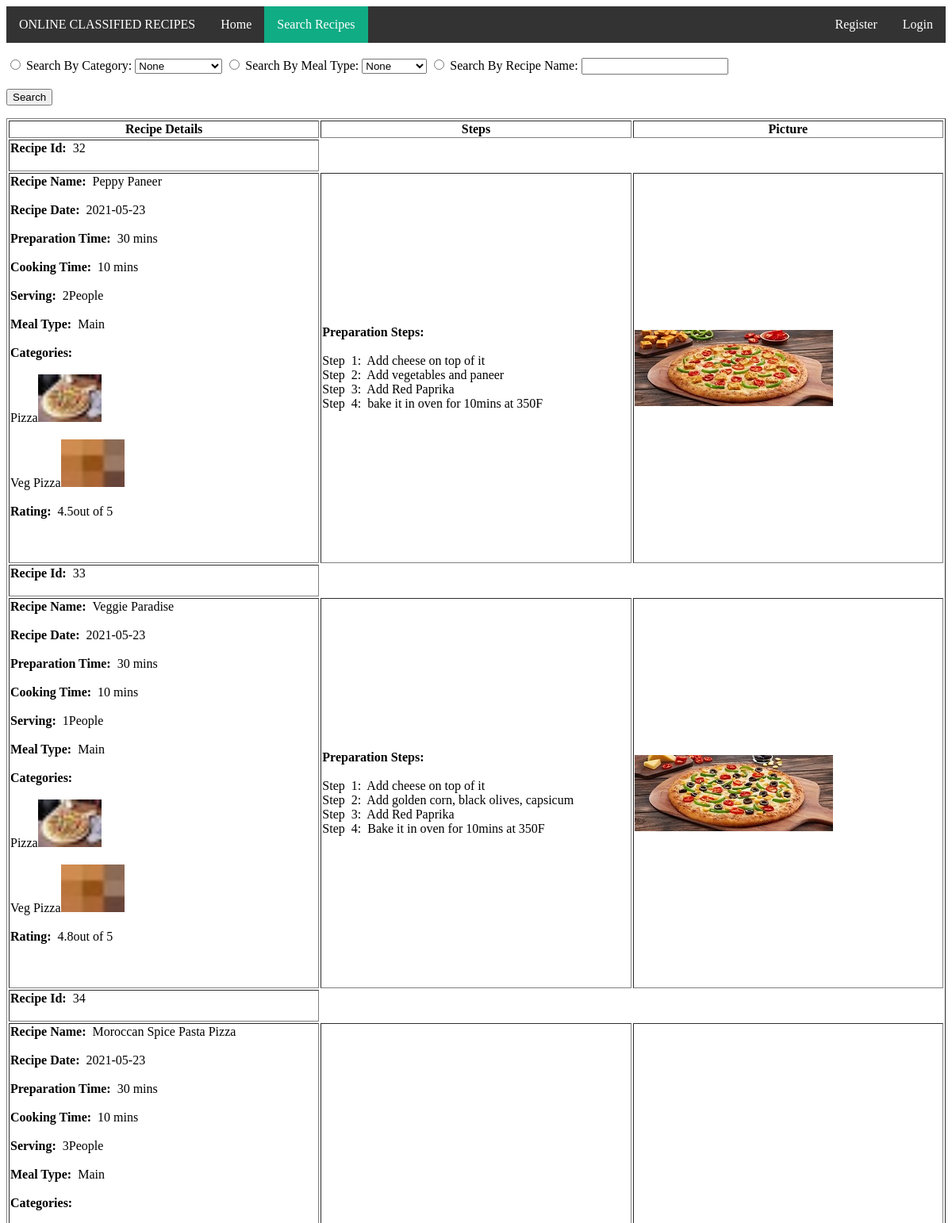
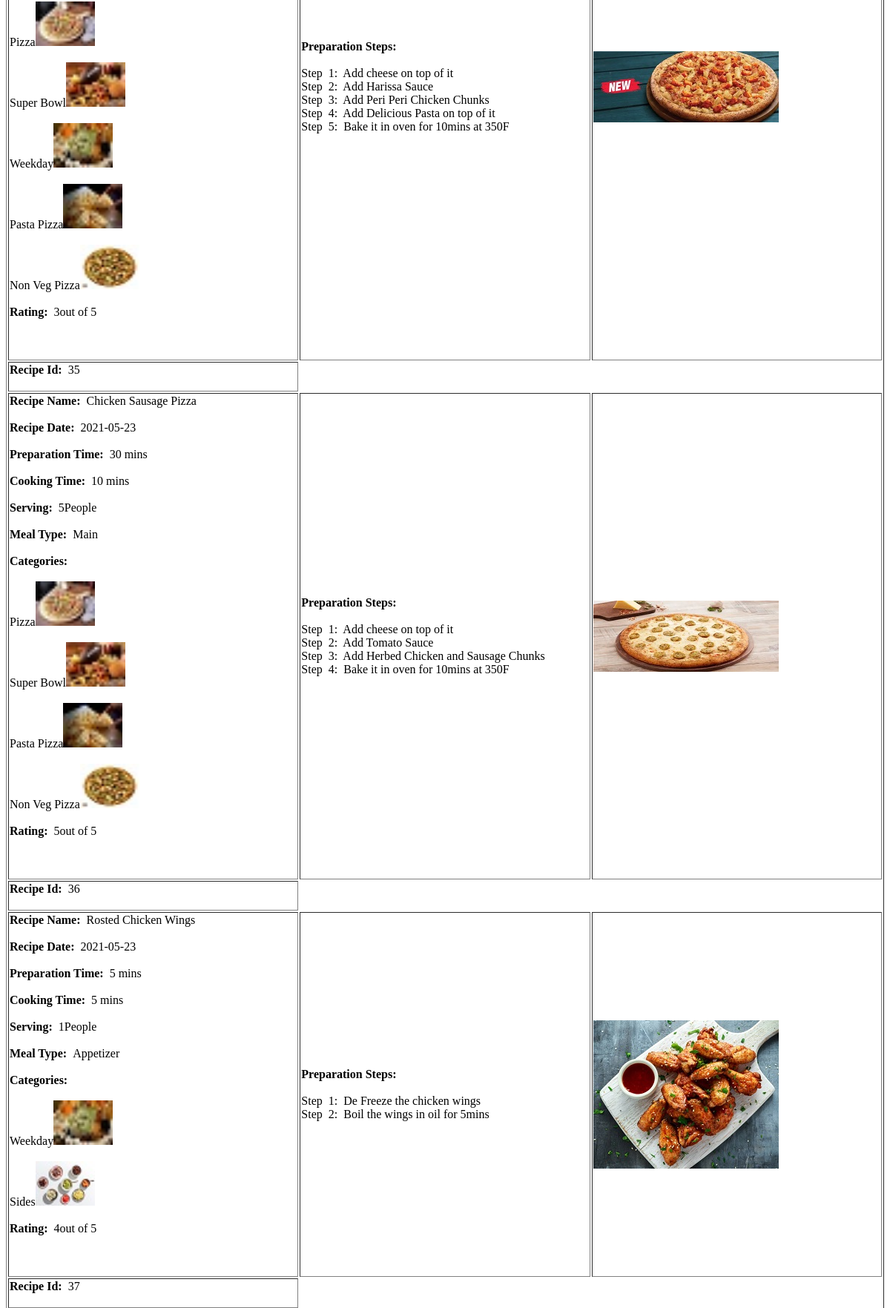
The page /homeRecipes.php (upper part) on the database its author committed (2 pictures, top to bottom).
### tables this page shows
CREATE TABLE `recipe` (
  `rid` int(11) NOT NULL,
  `uid` int(11) NOT NULL,
  `name` varchar(255) NOT NULL,
  `rdate` date NOT NULL,
  `ptime` varchar(255) NOT NULL,
  `ctime` varchar(255) NOT NULL,
  `servings` int(11) NOT NULL,
  `psteps` varchar(255) NOT NULL,
  `mealtype` varchar(255) NOT NULL,
  `picturename` varchar(255) NOT NULL,
  `rating` float NOT NULL
);

CREATE TABLE `recipecategories` (
  `cid` int(11) NOT NULL,
  `rid` int(11) NOT NULL
);

### includes/searchrecipe.php (called while the page is built, shortened)
<?php
function resultAll()
{
    if(isset($_POST['search']))
    {
        $option=$_POST['search'];
        $query = "";
        switch($option)
        {
            case "searchCategory":  {
                                        $query = resultSearchCategory($_POST["searchCategory1"]);
                                        return $query;
                                    }
            case "searchMealType": {
                                        $query = resultSearchMealType($_POST["searchMealType1"]);
                                        return $query;
                                    }
            case "searchName": {
                                    $query = resultSearchName($_POST["searchName1"]);
                                    return $query;
                                }
        }
    }
    else
    {
        $query = resultAllRecipes();
        return $query;
    }
}
function resultAllRecipes(){
    $con = new mysqli('localhost','root','','ocr');
    $query4 = "select * from recipe";
    $result = mysqli_query($con,$query4);
    return $result;
}
?>

### homeRecipes.php (the view, shortened to what this page needs)
<html>
<head>
<link rel="stylesheet" href="./css/index.css">
</head>
<body>
    <ul>
        <li><a href="index.php">ONLINE CLASSIFIED RECIPES</a></li>
        <li><a href="index.php">Home</a></li>
        <li><a href="homeRecipes.php" class="active">Search Recipes</a></li>
        <li style="float:right"><a href="loginpage.php">Login</a></li>
        <li style="float:right"><a href="signuppage.php">Register</a></li>
    </ul>
    <br/>
    <?php include 'includes/searchrecipe.php';?>
    <form action="#" method="POST">
        <input type="radio" name="search" value="searchCategory">
        <label>Search By Category: </label>
        <select id="searchCategory" name="searchCategory1">
            <option value="">None</option>
        </select>
        <input type="radio" name="search" value="searchMealType">
        <label>Search By Meal Type: </label>
        <select id="searchmealtype" name="searchMealType1">
            <option value="">None</option>
        </select>
        <input type="radio" name="search" value="searchName">
        <label>Search By Recipe Name: </label>
        <input type="text" name="searchName1">
        <br/><br/>
        <button  type="submit"> Search </button>
    </form>
    <table border=1px style="width:100%;";>
    <tr>
        <th style="width:33.33%";>Recipe Details</th>
        <th style="width:33.33%";>Steps</th>
        <th style="width:33.33%";>Picture</th>
    </tr>
    <?php
        $q=resultAll();
        while($row=mysqli_fetch_array($q))
        {
            $rid = $row['rid'];
            $name = $row['name'];
            $rdate = $row['rdate'];
            $ptime = $row['ptime'];
            $ctime = $row['ctime'];
            $servings = $row['servings'];
            $psteps = $row['psteps'];
            $mealtype = $row['mealtype'];
            $picturename = $row['picturename'];
            $rating = $row['rating'];
            $categoriesquery = "select cid from recipecategories where rid=$rid";
            $categories = mysqli_query($con,$categoriesquery);
            echo '<tr><td><label><b>Recipe Id: &nbsp;</b>'.$rid.'</label>';
            echo '<br/><br/>';
            echo '<tr><td><label><b>Recipe Name: &nbsp;</b>'.$name.'</label>';
            echo '<br/><br/>';
            echo '<label><b>Recipe Date: &nbsp;</b>'.$rdate.'</label>';
            echo '<br/><br/>';
            echo '<label><b>Preparation Time: &nbsp;</b>'.$ptime.'</label>';
            echo '<br/><br/>';
            echo '<label><b>Cooking Time: &nbsp;</b>'.$ctime.'</label>';
            echo '<br/><br/>';
            echo '<label><b>Serving: &nbsp;</b>'.$servings.'People</label>';
            echo '<br/><br/>';
            echo '<label><b>Meal Type: &nbsp;</b>'.$mealtype.'</label>';
            echo '<br/><br/>';
            echo '<label><b>Categories: &nbsp;</b><br/></br>';
            while($row1=mysqli_fetch_array($categories)){
                if($row1['cid'] == 1)
                {
                    echo "Pizza";
                    echo "<img width='80' height='60' src='images/categoryImages/pizza.jpg'/>";
                }
                else if($row1['cid'] == 2)
                {
                    echo "Super Bowl";
                    echo "<img width='80' height='60' src='images/categoryImages/superbowl.jpg'/>";
                }
                else if($row1['cid'] == 3)
                {
                    echo "Weekday";
                    echo "<img width='80' height='60' src='images/categoryImages/weekday.jpg'/>";
                }
                else if($row1['cid'] == 4)
                {
                    echo "Veg Pizza";
                    echo "<img width='80' height='60' src='images/categoryImages/vegpizza.jpg'/>";
                }
                else if($row1['cid'] == 5)
                {
                    echo "Pasta Pizza";
                    echo "<img width='80' height='60' src='images/categoryImages/pastapizza.jpg'/>";
                }
                else if($row1['cid'] == 7)
                {
                    echo "Non Veg Pizza";
                    echo "<img width='80' height='60' src='images/categoryImages/nonvegpizza.jpg'/>";
                }
                else
                {
                    echo "Sides";
                    echo "<img width='80' height='60' src='images/categoryImages/sides.jpg'/>";
                }
                echo '<br/><br/>';
            }
            echo '</label>';
            echo '<label><b>Rating: &nbsp;</b>'.$rating.'out of 5 </label>';
            echo '<br/><br/><br/><br/></td>';
            $steps=explode("||",$psteps);
            $noOfSteps=count($steps);
            echo '<td><b>Preparation Steps:</b><br/><br/>';
            for($i=1;$i<$noOfSteps;$i++){
                echo "<label>Step &nbsp;$i:&nbsp; $steps[$i]</label><br/>";
            }
            echo '</td>';
            echo "<td style='height:150px;width:15%'><img src='images/recipeImages/$picturename' /></td>";
            echo '</tr>';
        }
    ?>
    </table>
</body>
</html>

### css/index.css (style rules this page uses)
ul { list-style-type: none; margin: 0; padding: 0; overflow: hidden; background-color: #333; }
li { float: left; }
li a { display: block; color: white; text-align: center; padding: 14px 16px; text-decoration: none; }
.active { background-color: #10ac84; }

### rows shown on the page
recipe: rid "32", name "Peppy Paneer", rdate "2021-05-23", ptime "30 mins", ctime "10 mins", servings "2", mealtype "Main", rating "4.5", psteps "Add cheese on top of it", psteps "Add vegetables and paneer", psteps "Add Red Paprika", psteps "bake it in oven for 10mins at 350F", picturename (picture)
recipe: rid "33", name "Veggie Paradise", rdate "2021-05-23", ptime "30 mins", ctime "10 mins", servings "1", mealtype "Main", rating "4.8", psteps "Add cheese on top of it", psteps "Add golden corn, black olives, capsicum", psteps "Add Red Paprika", psteps "Bake it in oven for 10mins at 350F", picturename (picture)
recipe: rid "34", name "Moroccan Spice Pasta Pizza", rdate "2021-05-23", ptime "30 mins", ctime "10 mins", servings "3", mealtype "Main", rating "3", psteps "Add cheese on top of it", psteps "Add Harissa Sauce", psteps "Add Peri Peri Chicken Chunks", psteps "Add Delicious Pasta on top of it", psteps "Bake it in oven for 10mins at 350F", picturename (picture)
recipe: rid "35", name "Chicken Sausage Pizza", rdate "2021-05-23", ptime "30 mins", ctime "10 mins", servings "5", mealtype "Main", rating "5", psteps "Add cheese on top of it", psteps "Add Tomato Sauce", psteps "Add Herbed Chicken and Sausage Chunks", psteps "Bake it in oven for 10mins at 350F", picturename (picture)
recipe: rid "36", name "Rosted Chicken Wings", rdate "2021-05-23", ptime "5 mins", ctime "5 mins", servings "1", mealtype "Appetizer", rating "4", psteps "De Freeze the chicken wings", psteps "Boil the wings in oil for 5mins", picturename (picture)
recipe: rid "37"
